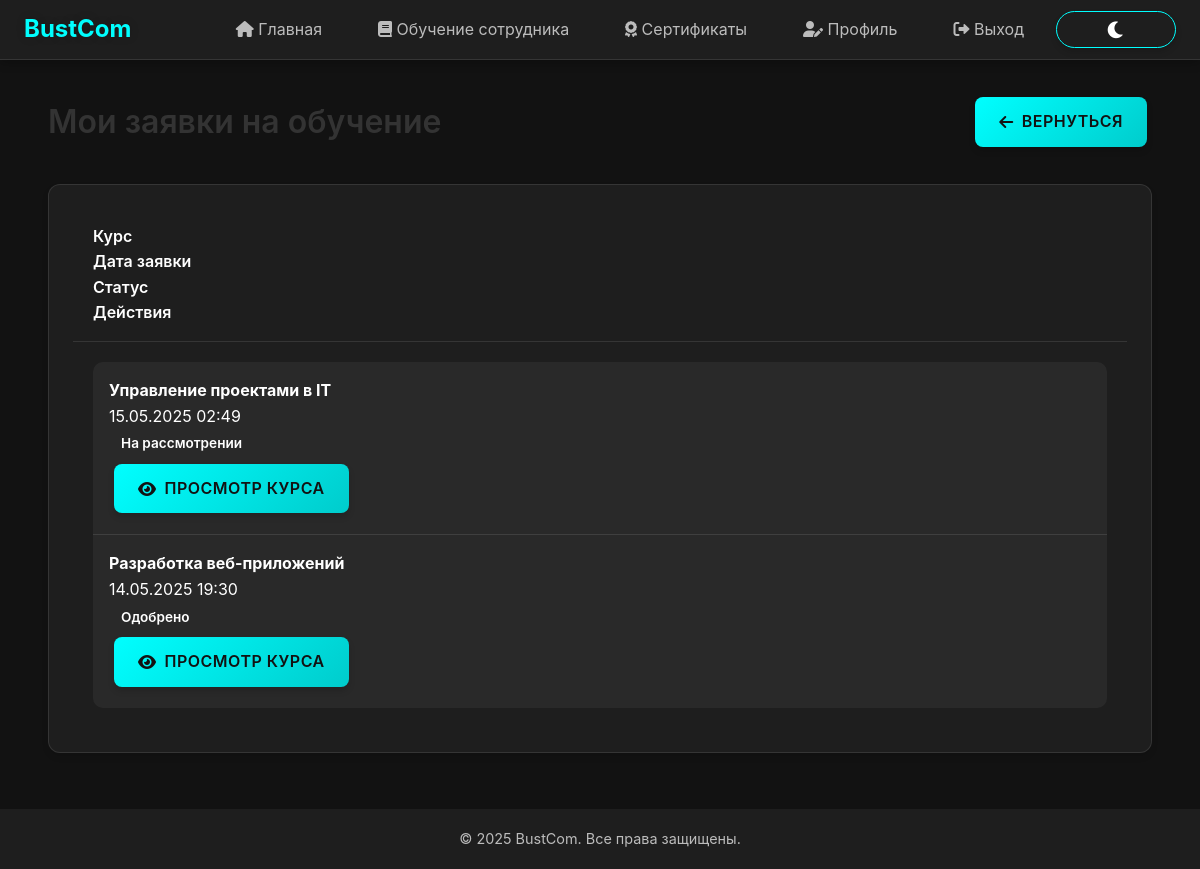
The app's page /employee/my-requests/ (signed in), older data.
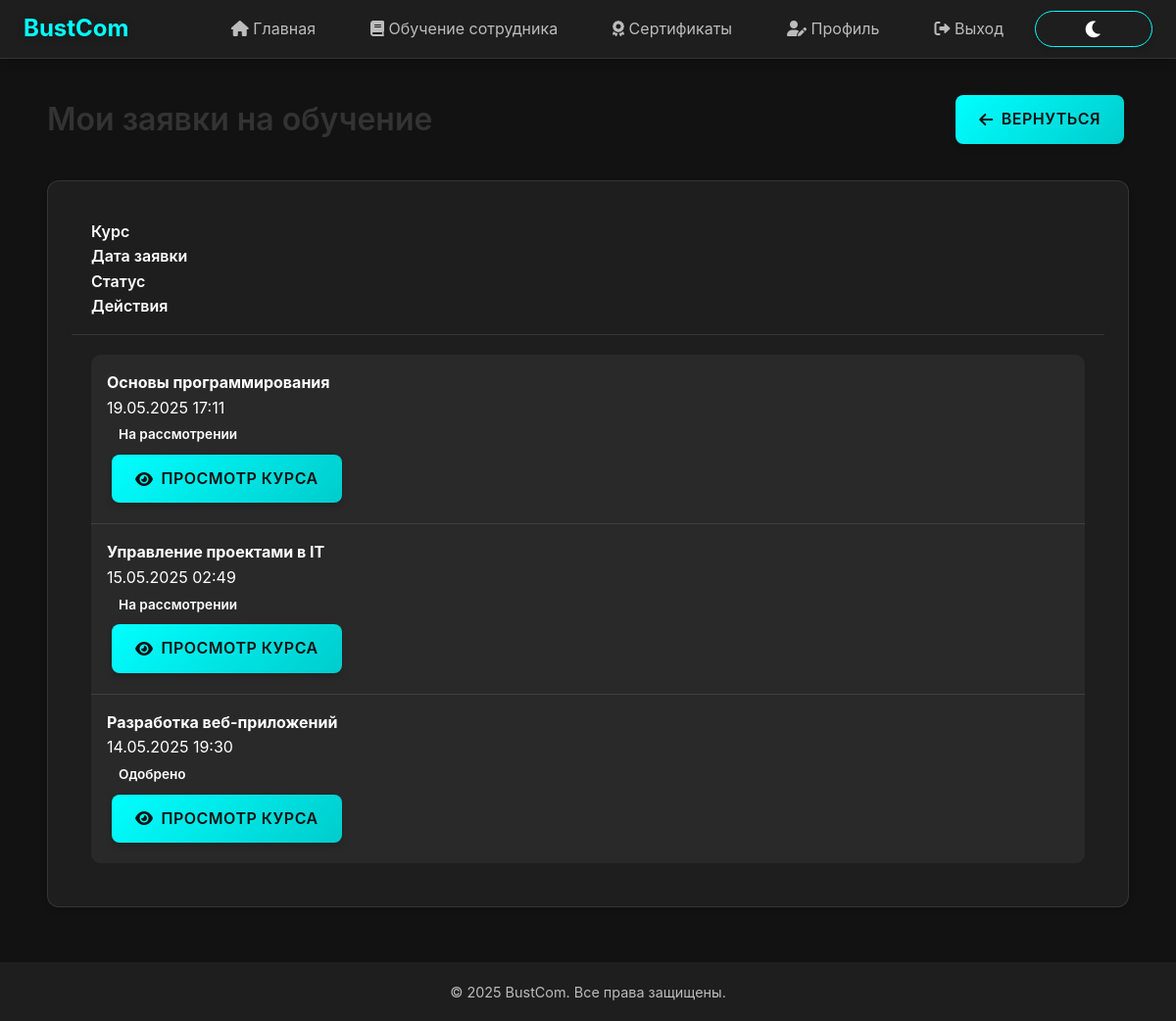
The same page, newer data.
### bustComProj/models.py (models this page shows, shortened)
class TrainingRequest(models.Model):
    STATUS_CHOICES = [
        ('pending', 'Ожидание'),
        ('approved', 'Одобрено'),
        ('rejected', 'Отклонено')
    ]
    user = models.ForeignKey(settings.AUTH_USER_MODEL, on_delete=models.CASCADE)
    course = models.ForeignKey('Course', on_delete=models.CASCADE)
    reason = models.TextField()
    status = models.CharField(max_length=10, choices=STATUS_CHOICES, default='pending')
    created_at = models.DateTimeField(auto_now_add=True)

class Course(models.Model):
    LEVEL_CHOICES = [
        ('beginner', 'Начальный'),
        ('intermediate', 'Средний'),
        ('advanced', 'Продвинутый')
    ]
    title = models.CharField(max_length=100)
    description = models.TextField()
    duration = models.IntegerField(help_text='Продолжительность в часах')
    level = models.CharField(max_length=20, choices=LEVEL_CHOICES, default='beginner')
    teacher = models.ForeignKey(User, on_delete=models.CASCADE, related_name='courses')
    created_at = models.DateTimeField(auto_now_add=True)
    updated_at = models.DateTimeField(auto_now=True)
    class Meta:
        verbose_name = 'Курс'
        verbose_name_plural = 'Курсы'

### bustComProj/views.py (the view)
# urls.py: path('employee/my-requests/', my_requests, name='my_requests'),
@login_required
@role_required('employee')
def my_requests(request):
    training_requests = TrainingRequest.objects.filter(user=request.user).select_related('course').order_by('-created_at')
    return render(request, 'employee/my_requests.html', {'requests': training_requests})

### bustComProj/views.py (called while the page is built)
def role_required(role):
    def check_role(user):
        return user.is_authenticated and getattr(user.profile, 'role', '').lower() == role.lower()
    return user_passes_test(check_role)

### bustComProj/templates/employee/my_requests.html (shortened to what this page needs)
{% extends "bustComProj/base.html" %}
{% load static %}
{% block content %}
<div class="container my-5">
    <div class="row">
        <div class="col-12">
            <div class="d-flex justify-content-between align-items-center mb-4">
                <h1 class="page-title">Мои заявки на обучение</h1>
                <a href="{% url 'employee_dashboard' %}" class="btn btn-outline-secondary">
                    <i class="fas fa-arrow-left me-2"></i>Вернуться
                </a>
            </div>
            {% if requests %}
                <div class="card shadow">
                    <div class="card-header bg-dark text-white">
                        <div class="row">
                            <div class="col-md-3">Курс</div>
                            <div class="col-md-3">Дата заявки</div>
                            <div class="col-md-3">Статус</div>
                            <div class="col-md-3">Действия</div>
                        </div>
                    </div>
                    <div class="card-body p-0">
                        <div class="list-group list-group-flush">
                            {% for request in requests %}
                                <div class="list-group-item">
                                    <div class="row align-items-center">
                                        <div class="col-md-3">
                                            <strong>{{ request.course.title }}</strong>
                                        </div>
                                        <div class="col-md-3">
                                            {{ request.created_at|date:"d.m.Y H:i" }}
                                        </div>
                                        <div class="col-md-3">
                                            {% if request.status == 'pending' %}
                                                <span class="badge bg-warning text-dark">На рассмотрении</span>
                                            {% elif request.status == 'approved' %}
                                                <span class="badge bg-success">Одобрено</span>
                                            {% elif request.status == 'rejected' %}
                                                <span class="badge bg-danger">Отклонено</span>
                                            {% endif %}
                                        </div>
                                        <div class="col-md-3">
                                            <a href="{% url 'course_detail' request.course.id %}" class="btn btn-sm btn-info">
                                                <i class="fas fa-eye me-1"></i>Просмотр курса
                                            </a>
                                        </div>
                                    </div>
                                </div>
                            {% endfor %}
                        </div>
                    </div>
                </div>
            {% else %}
                <div class="alert alert-info">
                    <p class="mb-0">У вас пока нет заявок на обучение. <a href="{% url 'courses_list' %}">Найдите интересующие вас курсы</a> и подайте заявку на обучение.</p>
                </div>
            {% endif %}
        </div>
    </div>
</div>
{% endblock %}

Row changes from the older to the newer data that the page shows:
added TrainingRequest: course "Основы программирования", created_at "19.05.2025 17:11", status "На рассмотрении"
